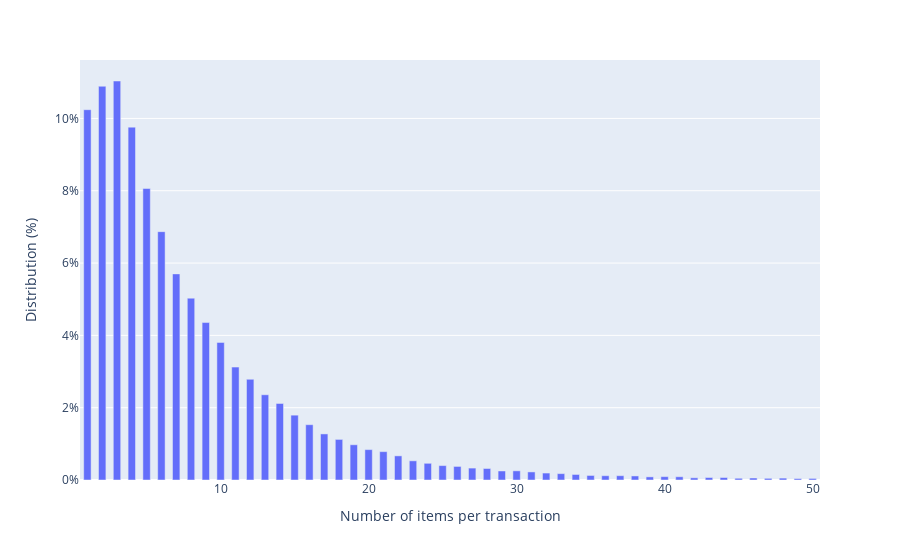

Notebook code cell kept with this figure:
### Code cell
# Length of transactions

import seaborn as sns

length_of_transactions = data["product_id"].apply(len).value_counts()
length_of_transactions = length_of_transactions.sort_index(ascending=True).head(50) # For graph only shop top 50 
length_of_transactions.rename_axis("frequency")


total = length_of_transactions.sum()

import plotly.express as px
fig = px.bar(length_of_transactions, x=length_of_transactions.index, y=length_of_transactions.values/total)
fig.update_traces(width=0.5)
fig.update_layout(
    xaxis_title="Number of items per transaction",
    yaxis_tickformat =',.0%',
    yaxis_title="Distribution (%)",
    legend_title="Transaction Length Dsitribution",)

fig.show()

### Figure 1 — Plotly figure (JSON) as saved in the notebook; plotly's stock layout.template omitted (floating-point values rounded to 4 significant figures)
{"data": [{"alignmentgroup": "True", "hovertemplate": "index=%{x}<br>y=%{y}<extra></extra>", "legendgroup": "", "marker": {"color": "#636efa", "pattern": {"shape": ""}}, "name": "", "offsetgroup": "", "orientation": "v", "showlegend": false, "textposition": "auto", "type": "bar", "width": 0.5, "x": [1, 2, 3, 4, 5, 6, 7, 8, 9, 10, 11, 12, 13, 14, 15, 16, 17, 18, 19, 20, 21, 22, 23, 24, 25, 26, 27, 28, 29, 30, 31, 32, 33, 34, 35, 36, 37, 38, 39, 40, 41, 42, 43, 44, 45, 46, 47, 48, 49, 50], "xaxis": "x", "y": [0.1024, 0.1089, 0.1104, 0.09759, 0.08061, 0.06868, 0.057, 0.05029, 0.04355, 0.03805, 0.03123, 0.02786, 0.02357, 0.02116, 0.01793, 0.01529, 0.01275, 0.01122, 0.009743, 0.008404, 0.007841, 0.006677, 0.005305, 0.004619, 0.003985, 0.003752, 0.003293, 0.003183, 0.002497, 0.002536, 0.002232, 0.001921, 0.00176, 0.001533, 0.001255, 0.001184, 0.00119, 0.001119, 0.0008669, 0.0009251, 0.0008993, 0.0006081, 0.0006922, 0.0006922, 0.0004787, 0.0005499, 0.0004593, 0.000524, 0.0003882, 0.0004335], "yaxis": "y"}], "layout": {"barmode": "relative", "legend": {"title": {"text": "Transaction Length Dsitribution"}, "tracegroupgap": 0}, "margin": {"t": 60}, "xaxis": {"anchor": "y", "domain": [0, 1], "title": {"text": "Number of items per transaction"}}, "yaxis": {"anchor": "x", "domain": [0, 1], "tickformat": ",.0%", "title": {"text": "Distribution (%)"}}}}
